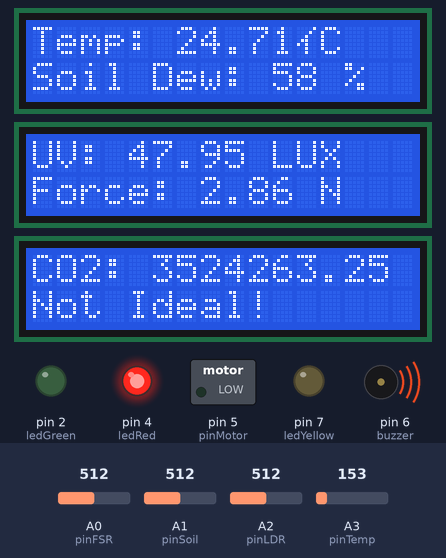
A sketch run on a simulated Arduino Uno, built with avr-gcc and run on an emulated ATmega328P. On the bench: 3 × 16×2 character LCD, switched loads named in the sketch (green lamp = pin HIGH), output pins drawn as LEDs (lit = HIGH), buzzer (waves = sounding). The test bench sets the inputs (shaded band); at power-on: A0 (pinFSR) = 512, A3 (pinTemp) = 153, A1 (pinSoil) = 512, A2 (pinLDR) = 512. What the sketch prints to the serial monitor is not drawn.

Above: at 1.3 s.
1.4 s: A0 (pinFSR) set to 572
At 3.0 s:
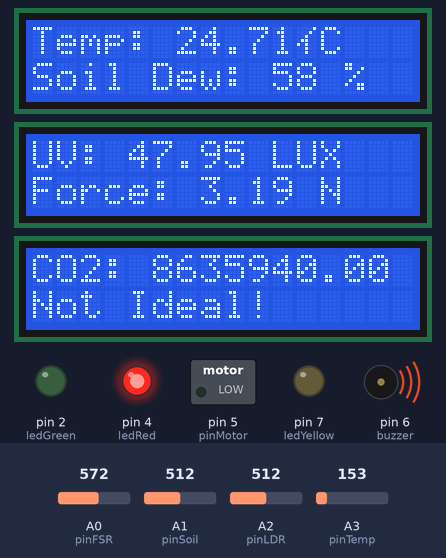
4.4 s: A0 (pinFSR) set to 596
At 5.5 s:
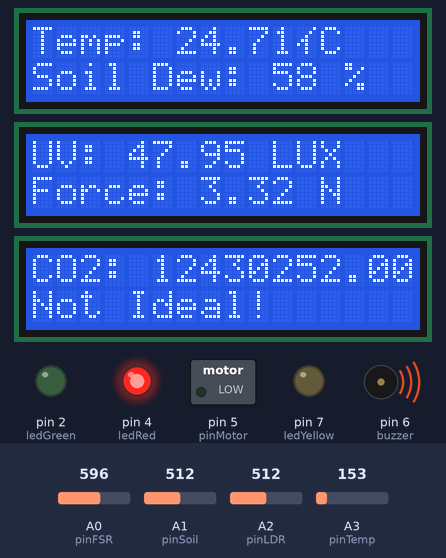
6.1 s: A3 (pinTemp) set to 133
At 7.4 s:
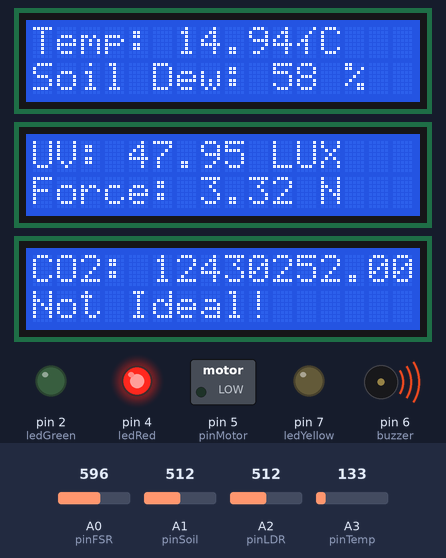
7.7 s: A3 (pinTemp) set to 114
At 8.3 s:
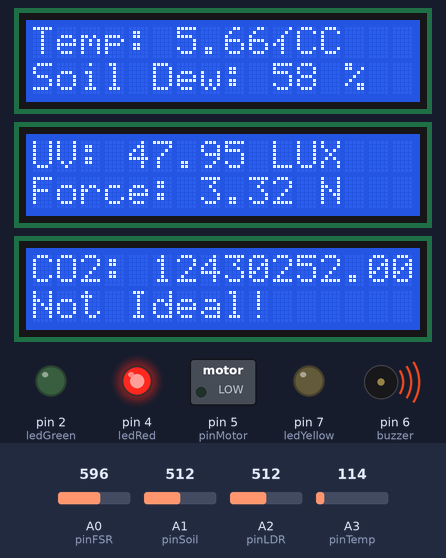
9.2 s: A1 (pinSoil) set to 92
At 10.0 s:
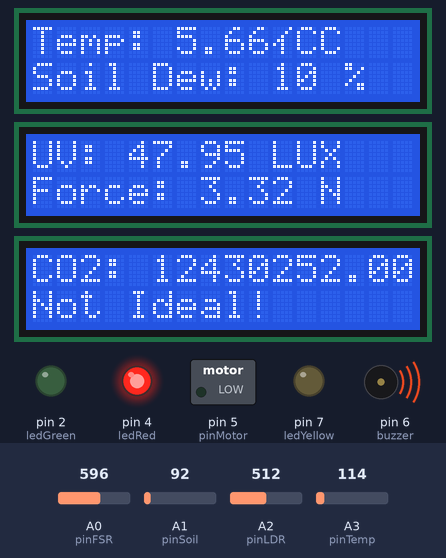
10.7 s: A1 (pinSoil) set to 83
At 11.3 s:
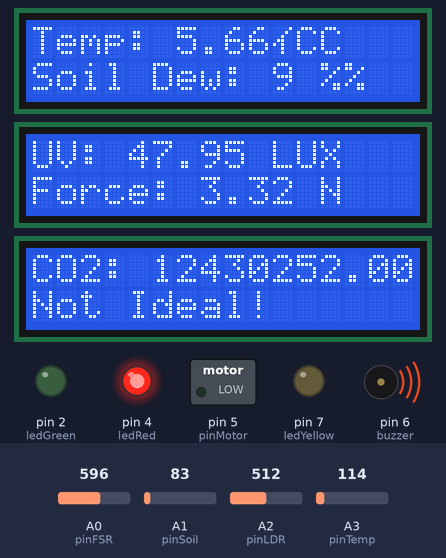
Timing chart, 0 to 13.2 s (numbered marks = the images above; inputs shaded):
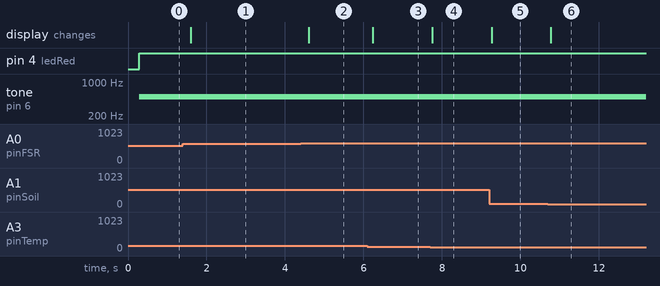

The sketch:

simple_smart_farming_edspert_parameter.ino
```cpp
//aridoutofrange -- Ramadhirra Azzahra Putri

//LCD Library
#include <Adafruit_LiquidCrystal.h>

Adafruit_LiquidCrystal lcd_1(32);
Adafruit_LiquidCrystal lcd_2(33);
Adafruit_LiquidCrystal lcd_3(34);

//Defining Pins
#define pinTemp 3
#define pinSoil 1
#define pinLDR 2
#define pinMotor 5
#define pinFSR 0
#define ledRed 4
#define ledGreen 2
#define ledYellow 7

//Gas Sensor
#define pinGas 0
#define resLoad 1
#define slope - 0.263
#define resO 20
#define gradient 0.42

//Lux Sensor
#define MAX_ADC_READING 1023
#define ADC_REF_VOLTAGE 5.0
#define REF_RESISTANCE 10000
#define LUX_CALC_SCALAR 125235178.3654270
#define LUX_CALC_EXPONENT - 1.604568157

int ldrRawData;
int buzzer = 6;
int fsrReading;
int fsrVoltage;

float fsrForce;
float resistorVoltage, ldrVoltage;
float ldrResistance;
float ldrLux;

void setup() {
  pinMode(pinTemp, INPUT);
  pinMode(pinSoil, INPUT);
  pinMode(pinMotor, OUTPUT);
  pinMode(pinLDR, INPUT);
  pinMode(pinFSR, INPUT);
  pinMode(pinGas, INPUT);
  pinMode(ledRed, OUTPUT);
  pinMode(ledGreen, OUTPUT);
  pinMode(ledYellow, OUTPUT);
  Serial.begin(9600);

  lcd_1.begin(16, 2);
  lcd_2.begin(16, 2);
  lcd_3.begin(16, 2);

}

void loop() {
  // Read Temperature Sensor
  int temp = analogRead(pinTemp); // Analog Value
  float voltage = temp * (5000 / 1024.0);
  float temperature = (voltage - 500) / 10; //Converted Value (in Celsius)

  // Read Soil Moisture Sensor
  int soil = analogRead(pinSoil); // Analog Value
  int moisture_data_new = map(soil, 0, 876, 0, 100); //Converted Value (in Percentage)

  // Read UV sensor
  ldrRawData = analogRead(pinLDR); // Analog Value
  resistorVoltage = (float) ldrRawData / MAX_ADC_READING * ADC_REF_VOLTAGE;
  ldrVoltage = ADC_REF_VOLTAGE - resistorVoltage;
  ldrResistance = ldrVoltage / resistorVoltage * REF_RESISTANCE;
  ldrLux = LUX_CALC_SCALAR * pow(ldrResistance, LUX_CALC_EXPONENT); //Converted Value (in Lux)

  //Read Force Sensor
  fsrReading = analogRead(pinFSR); //Analog Value
  fsrVoltage = map(fsrReading, 0, 1023, 0, 5000);
  fsrForce = fsrVoltage / 876.2; //Converted Value (in Newton)

  //Read Gas Sensor
  float VRL; //Voltage drop
  float sensorRes; //Sensor resistance
  float ratio; //Ratio
  int gas = analogRead(pinGas); //Analog Value
  VRL = analogRead(pinGas) * (5.0 / 1023.0);
  sensorRes = ((5.0 * resLoad) / VRL) - resLoad; //Formula to get the value of sensor resistance
  ratio = sensorRes / resO; // Formula to find the ratio
  float ppm = pow(10, ((log10(ratio) - gradient) / slope)); //Formula to calculate ppm

  //Print to LCD
  lcd_1.setCursor(0, 0);
  lcd_1.print("Temp: ");
  lcd_1.print(temperature);
  lcd_1.print("\262C");

  lcd_1.setCursor(0, 1);
  lcd_1.print("Soil Dew: ");
  lcd_1.print(moisture_data_new);
  lcd_1.print(" %");

  lcd_2.setCursor(0, 0);
  lcd_2.print("UV: ");
  lcd_2.print(ldrLux);
  lcd_2.print(" LUX");

  lcd_2.setCursor(0, 1);
  lcd_2.print("Force: ");
  lcd_2.print(fsrForce);
  lcd_2.print(" N");

  lcd_3.setCursor(0, 0);
  lcd_3.print("CO2: ");
  lcd_3.print(ppm);
  lcd_3.print(" PPM");

  //Conditional Statement
  if (temperature > 30 && moisture_data_new < 40 && ldrLux > 20){
    analogWrite(pinMotor, 50);
    lcd_3.setCursor(0, 1);
    lcd_3.print("              ");
    lcd_3.setCursor(0, 1);
    lcd_3.print("Ideal");
    digitalWrite(ledRed, LOW);
    digitalWrite(ledGreen, HIGH);
    digitalWrite(ledYellow, LOW);
  }
  else if (temperature > 35 && moisture_data_new < 20) {
    analogWrite(pinMotor, 50);
    lcd_3.setCursor(0, 1);
    lcd_3.print("              ");
    lcd_3.setCursor(0, 1);
    lcd_3.print("Acceptable");
    digitalWrite(ledRed, LOW);
    digitalWrite(ledGreen, LOW);
    digitalWrite(ledYellow, HIGH);
  }
  else {
    lcd_3.setCursor(0, 1);
    lcd_3.print("              ");
    lcd_3.setCursor(0, 1);
    lcd_3.print("Not Ideal!");
    tone(buzzer, 500, 700);
    digitalWrite(ledRed, HIGH);
    digitalWrite(ledGreen, LOW);
    digitalWrite(ledYellow, LOW);
    delay(50);
  }

  //Print to Serial Monitor
  Serial.print("Temperature : ");
  Serial.print(temperature);
  Serial.print(" C \t");

  Serial.print("Soil Moisture : ");
  Serial.print(moisture_data_new);
  Serial.print(" % \t");

  Serial.print("UV Meter: ");
  Serial.print(ldrLux);
  Serial.print(" LUX \n");

  Serial.print("Force : ");
  Serial.print(fsrForce);
  Serial.print(" N \t");

  Serial.print("CO2 : ");
  Serial.print(ppm);
  Serial.print(" PPM \t");
}
```

Measured:
- the behaviour switches between 123 and 122 on A3 (pinTemp) (found by bisection; images 3 and 4)
- the behaviour switches between 88 and 87 on A1 (pinSoil) (found by bisection; images 5 and 6)
- after the input at 1.4 s, the display: changes after 0.20 s (image 1)
- after the input at 4.4 s, the display: changes after 0.21 s (image 2)
- after the input at 6.1 s, the display: changes after 0.13 s (image 3)
- after the input at 7.7 s, the display: changes after 0.05 s (image 4)
- after the input at 9.2 s, the display: changes after 0.07 s (image 5)
- after the input at 10.7 s, the display: changes after 0.07 s (image 6)
